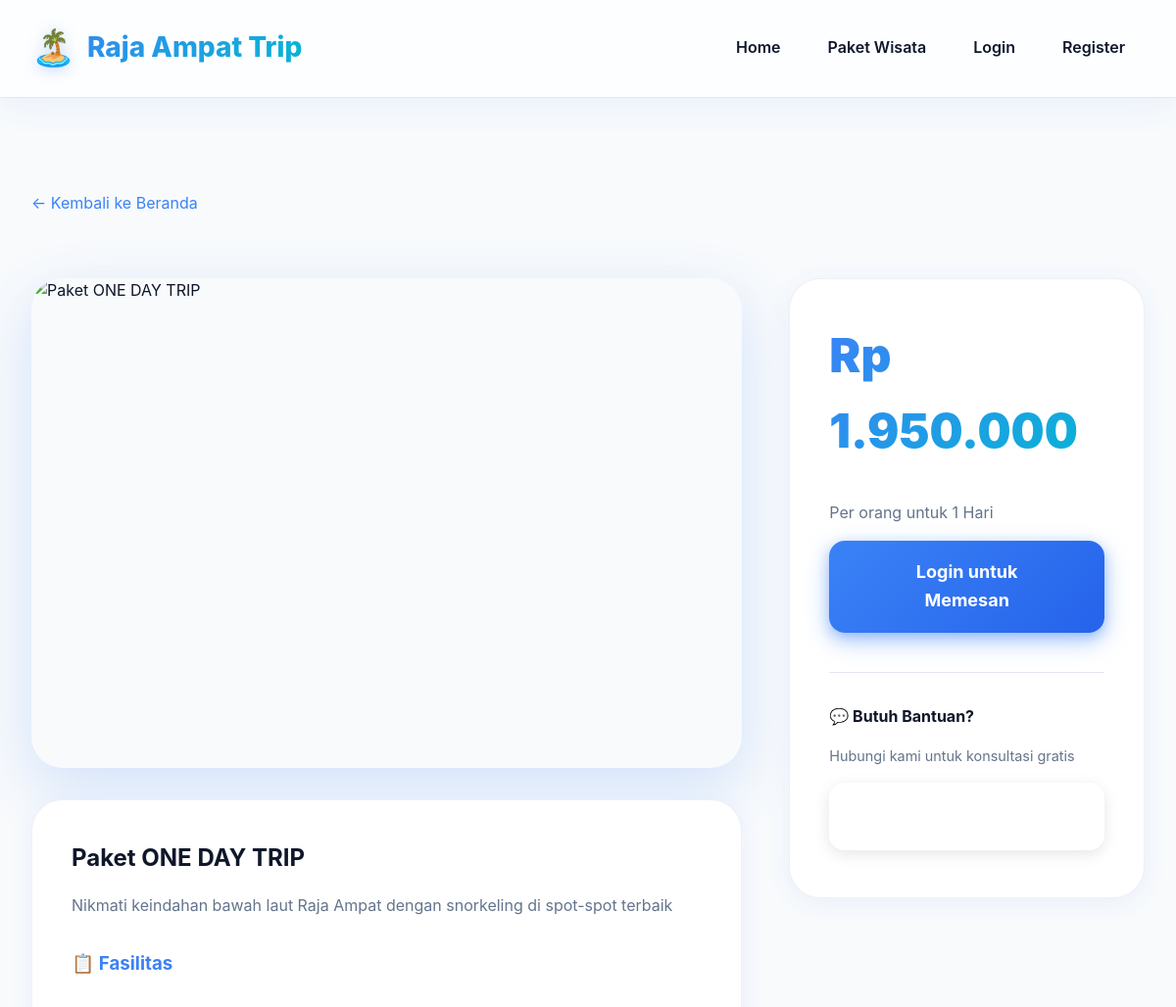
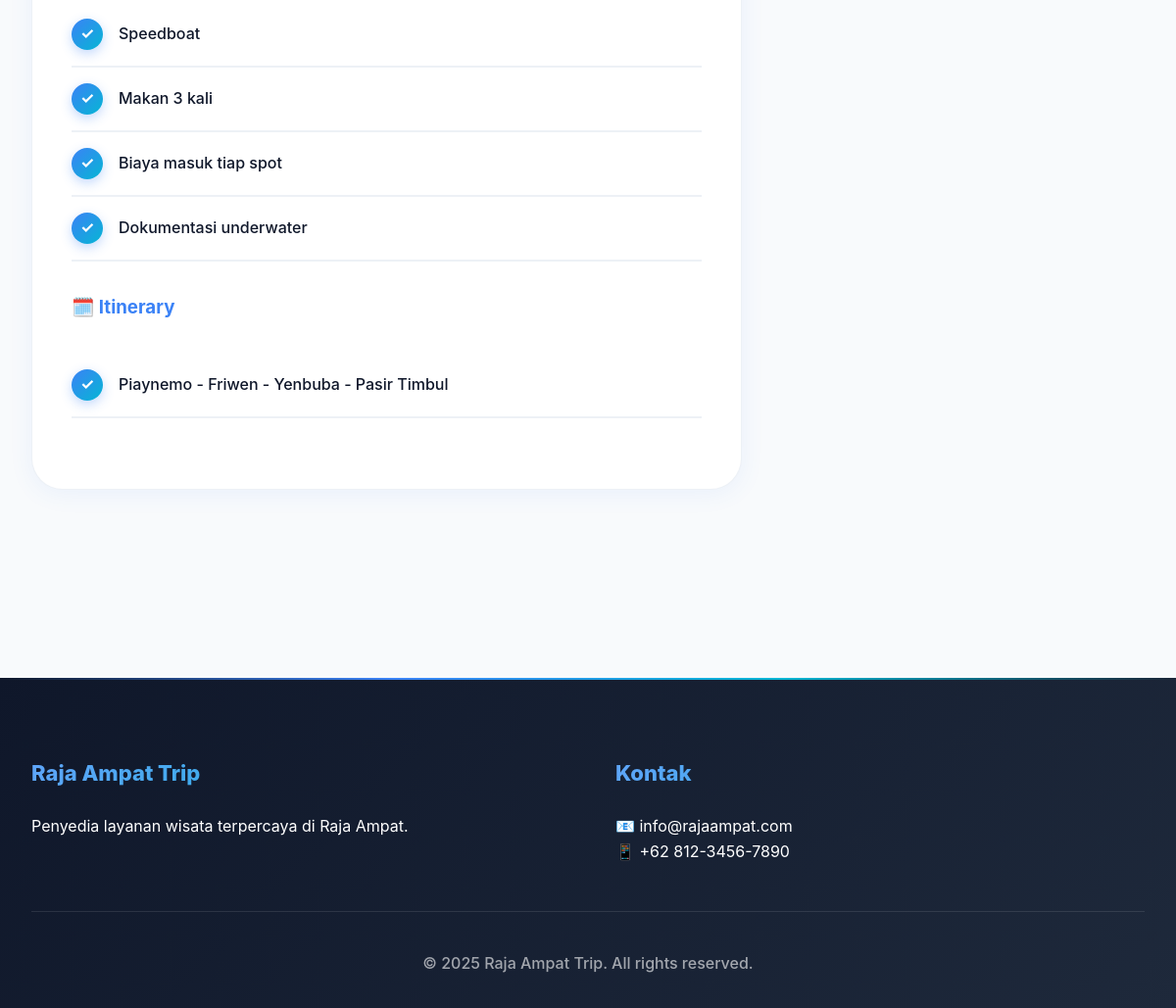
/public/paket.php?id=1, run on the app's committed database (2 pictures, top to bottom).
### tables this page shows
CREATE TABLE IF NOT EXISTS paket_wisata (
    id INT AUTO_INCREMENT PRIMARY KEY,
    nama_paket VARCHAR(200) NOT NULL,
    deskripsi TEXT,
    durasi VARCHAR(50),
    harga DECIMAL(12,2) NOT NULL,
    foto VARCHAR(255),
    fasilitas TEXT,
    itinerary TEXT,
    tersedia BOOLEAN DEFAULT 1,
    created_at TIMESTAMP DEFAULT CURRENT_TIMESTAMP,
    updated_at TIMESTAMP DEFAULT CURRENT_TIMESTAMP ON UPDATE CURRENT_TIMESTAMP
);

### includes/session.php (called while the page is built, shortened)
<?php
function is_logged_in() {
    return isset($_SESSION['user_id']);
}

### includes/config.php (called while the page is built, shortened)
<?php
function rupiah($angka) {
    return 'Rp ' . number_format($angka, 0, ',', '.');
}

### public/paket.php (the view, shortened to what this page needs)
<?php
require_once '../includes/config.php';
require_once '../includes/session.php';
$id = $_GET['id'] ?? 0;
$stmt = $pdo->prepare("SELECT * FROM paket_wisata WHERE id = ? AND tersedia = 1");
$stmt->execute([$id]);
$package = $stmt->fetch();
$fasilitas = explode(',', $package['fasilitas']);
$itinerary = explode('|', $package['itinerary']);
?>
<!DOCTYPE html>
<html lang="id">
<head>
    <link rel="stylesheet" href="assets/css/style.css">
</head>
<body>
    <nav class="navbar">
        <div class="container">
            <a href="index.php" class="navbar-brand"><?= SITE_NAME ?></a>
            <ul class="navbar-menu">
                <li><a href="index.php">Home</a></li>
                <li><a href="paket.php">Paket Wisata</a></li>
                <?php if (is_logged_in()): ?>
                    <li><a href="pyment-status.php">Pesanan Saya</a></li>
                    <li><a href="logout.php">Logout</a></li>
                <?php else: ?>
                    <li><a href="login.php">Login</a></li>
                    <li><a href="register.php">Register</a></li>
                <?php endif; ?>
            </ul>
        </div>
    </nav>
    <section class="section">
        <div class="container">
            <a href="index.php" style="color: var(--primary); margin-bottom: 1rem; display: inline-block;">← Kembali ke Beranda</a>
            <div class="detail-container">
                <div>
                    <img src="uploads/paket/<?= htmlspecialchars($package['foto']) ?>"
                         alt="<?= htmlspecialchars($package['nama_paket']) ?>"
                         class="detail-img"
                         onerror="this.src='assets/img/placeholder.jpg'">
                    <div class="detail-info" style="margin-top: 2rem;">
                        <h1><?= htmlspecialchars($package['nama_paket']) ?></h1>
                        <p style="color: var(--gray); margin: 1rem 0;"><?= nl2br(htmlspecialchars($package['deskripsi'])) ?></p>
                        <h3 style="margin-top: 2rem; color: var(--primary);">📋 Fasilitas</h3>
                        <ul class="facility-list">
                            <?php foreach ($fasilitas as $item): ?>
                                <li><?= htmlspecialchars(trim($item)) ?></li>
                            <?php endforeach; ?>
                        </ul>
                        <h3 style="margin-top: 2rem; color: var(--primary);">🗓️ Itinerary</h3>
                        <ul class="facility-list">
                            <?php foreach ($itinerary as $day): ?>
                                <li><?= htmlspecialchars(trim($day)) ?></li>
                            <?php endforeach; ?>
                        </ul>
                    </div>
                </div>
                <div>
                    <div class="detail-info">
                        <div class="detail-price"><?= rupiah($package['harga']) ?></div>
                        <p style="color: var(--gray); margin-bottom: 1rem;">Per orang untuk <?= htmlspecialchars($package['durasi']) ?></p>
                        <?php if (is_logged_in()): ?>
                            <a href="checkout.php?id=<?= $package['id'] ?>" class="btn btn-primary" style="width: 100%;">
                                Pesan Sekarang
                            </a>
                        <?php else: ?>
                            <a href="login.php" class="btn btn-primary" style="width: 100%;">
                                Login untuk Memesan
                            </a>
                        <?php endif; ?>
                        <div style="margin-top: 2rem; padding-top: 2rem; border-top: 1px solid #e2e8f0;">
                            <h4 style="margin-bottom: 1rem;">💬 Butuh Bantuan?</h4>
                            <p style="color: var(--gray); font-size: 0.9rem;">Hubungi kami untuk konsultasi gratis</p>
                            <a href="https://wa.me/6281234567890" class="btn btn-outline" style="width: 100%; margin-top: 1rem;">
                            </a>
                        </div>
                    </div>
                </div>
            </div>
        </div>
    </section>
    <footer class="footer">
        <div class="container">
            <div class="footer-content">
                <div class="footer-section">
                    <h3>Raja Ampat Trip</h3>
                    <p>Penyedia layanan wisata terpercaya di Raja Ampat.</p>
                </div>
                <div class="footer-section">
                    <h3>Kontak</h3>
                    <p>📧 info@rajaampat.com</p>
                    <p>📱 +62 812-3456-7890</p>
                </div>
            </div>
            <div class="footer-bottom">
                <p>&copy; 2025 <?= SITE_NAME ?>. All rights reserved.</p>
            </div>
        </div>
    </footer>
</body>
</html>

### data on the page
paket_wisata: nama_paket "Paket ONE DAY TRIP", deskripsi "Nikmati keindahan bawah laut Raja Ampat dengan snorkeling di spot-spot terbaik", fasilitas "Speedboat", fasilitas "Makan 3 kali", fasilitas "Biaya masuk tiap spot", fasilitas "Dokumentasi underwater", itinerary "Piaynemo - Friwen - Yenbuba - Pasir Timbul", harga "Rp 1.950.000", durasi "1 Hari"

### other printed values
SITE_NAME "Raja Ampat Trip"
